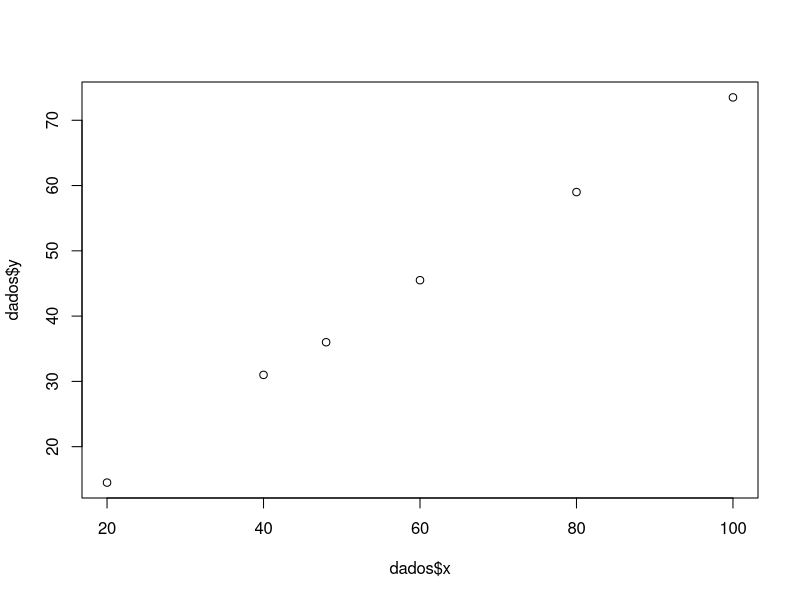
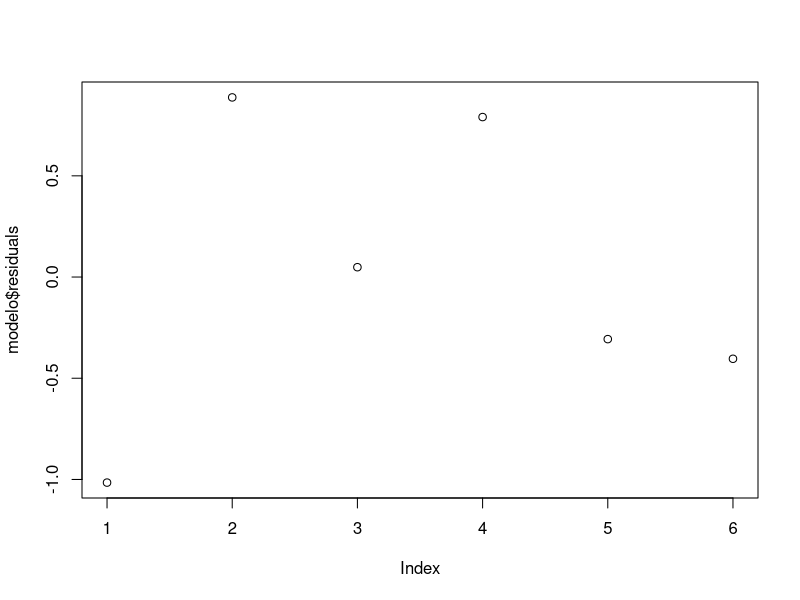

The R source for these figures, in order:
# Exame modelo AD - Regressão Linear
library(lmtest)

# Inserir os dados

dados = data.frame(
  x = c(20, 40, 48, 60, 80, 100),
  y = c(14.5, 31, 36, 45.5, 59, 73.5)
)

# Criar o modelo

modelo = lm(y ~ x, data=dados)

plot(dados$x, dados$y)

# y = 0.91845 + 0.72958.x

# Inferência aos parâmetros

summary(modelo)

# H0: B0 = 0
# H1: B0 != 0
# ET = 1.127
# VP = 0.323 > 0.05, não rejeitar H0, B0 é igual a 0

# H0: B1 = 0
# H1: B1 != 0
# ET = 56.990
# VP = 0.00 < 0.05, não rejeitar H0, B1 é diferente de 0 

# Como B1 é diferente de 0, a função é válida para definir o valor de y
# B1 é estatísticamente significativo

# Teste de normalidade dos resíduos

shapiro.test(residuals(modelo))
# H0: Os dados são normais
# H1: Os dados não são normais
# p-valor = 0.6227, não rejeitamos H0, a normalidade dos dados é assumida

# Homocedasticidade da variância

bptest(modelo)
# H0: G^2 é homogêneo
# H1: G^2 não é homogêneo
# VP = 0.08 > 0.05, logo o pressuposto é validado

# Independência dos resíduos

plot(modelo$residuals)
# De acordo com o gráfico de dispersão dos resíduos, não há nenhum padrão atípico perceptivo
# Então o pressuposto de independência é garantido.

# Efetuando previsão de Y se x = 60

previsao = predict(modelo,
                   newdata =data.frame(x = 60),
                   interval = 'prediction',
                   level = 0.95)
previsao

# Valor da previsão = 44.70
# Valor máx = 47.17
# Valor mín = 42.24

# Coeficiente de determinação amostral R^2

summary(modelo)
# R^2:  0.99
# 99% da variação de y é explicada pelo modelo

# Fazer teste de significância global do modelo se necessário